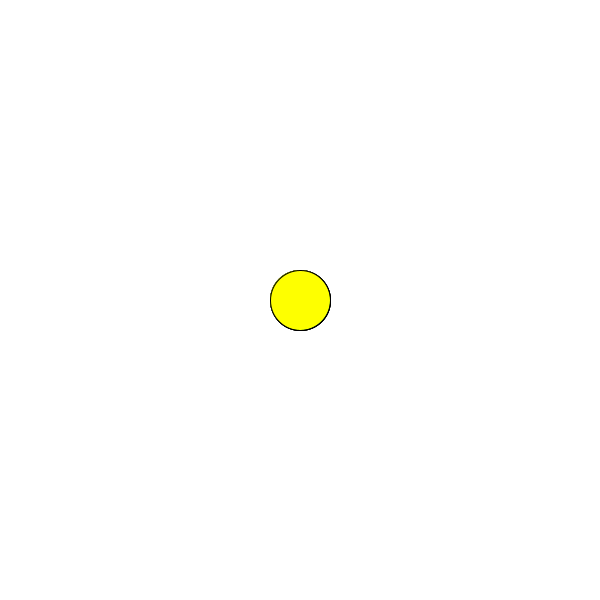
Frame 1 (no input)
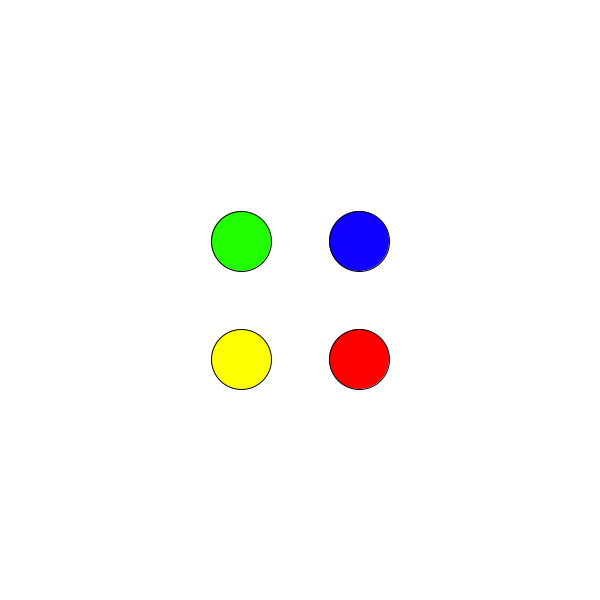
Frame 60 (the mouse pressed at the canvas centre just before this capture)
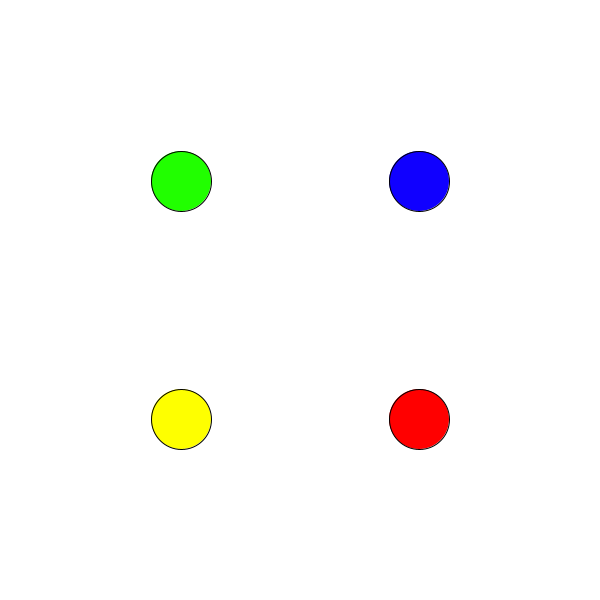
Frame 120 (the mouse held since frame 60 and released just before this capture)

The Processing sketch that drew these frames (run headless with seeded random() and noise(); from frame 60 on, the mouse is pressed at the canvas centre):

// Processing sketch: TravellingCircle
// ── TravellingCircle.pde
float x;
float midX; // centre x;

color red = (#FF0000);
color blue = (#1000FF);
color green = (#21FF00);
color yellow = (#FEFF00);

void setup(){
  size(600,600);
  midX = width/2;
  x = 0;
}

void draw(){
  background(255); // refresh background
  
  fill(red); // red circle
  ellipse(midX+x,midX+x,60,60);
  
  fill(blue); // blue circle
  ellipse(midX+x,midX-x,60,60);
  
  fill(green); // green circle
  ellipse(midX-x,midX-x,60,60);
  
  fill(yellow); // yellow circle
  ellipse(midX-x,midX+x,60,60);
  
  x = x+1;
}
